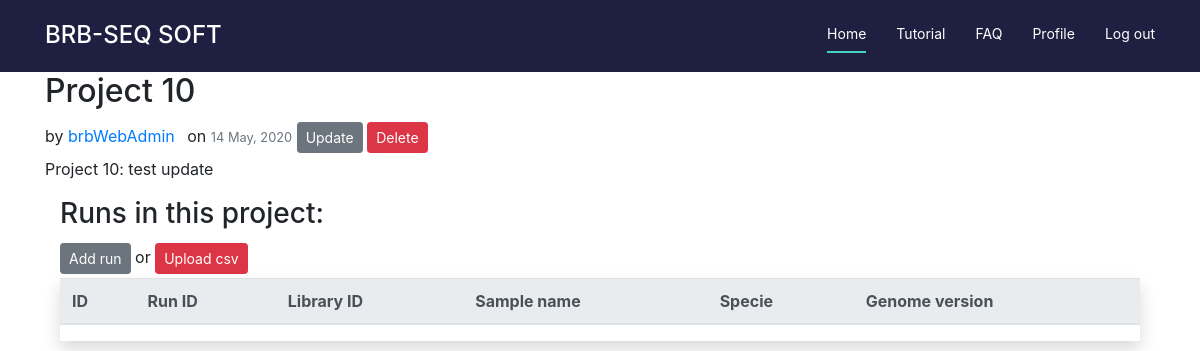
The page /userHome/project/16/ (signed in) on the database its author committed.
### userHome/models.py (models this page shows, shortened)
class Project(models.Model):
	author = models.ForeignKey(User, on_delete = models.CASCADE)
	name = models.CharField(max_length = 100)
	description = models.TextField()
	date_created = models.DateTimeField(auto_now_add = True)
	date_updated = models.DateTimeField(auto_now = True)

### userHome/views.py (the view)
# urls.py: path('project/<int:pk>/', ProjectDetailView.as_view(),
class ProjectDetailView(DetailView):
	model = Project

### userHome/templates/userHome/project_detail.html (shortened to what this page needs)
{% extends "userHome/base.html" %}
{% block content %}
	<article class="media content-section">
		<div class="media-body">
			<div class="article-metadata">
				{% if object.author  == user %}
					<div>
                        <h2 class="project-title">{{ object.name }}</h2> by <a class="mr-2" href="#">{{ object.author }}</a> on  <small class="text-muted">{{ object.date_created|date:"d F, Y"}}</small>
						<a class="btn btn-secondary btn-sm mt-1 mb-1" href="{% url 'project-update' object.id %}"> Update </a>
						<a class="btn btn-danger btn-sm mt-1 mb-1" href="{% url 'project-delete' object.id %}"> Delete </a>
					</div>
                    <p class="article-content">{{ object.description }}</p>
                    <div class="container">
                        <h3>Runs in this project: </h3> <a class="btn btn-secondary btn-sm mt-1 mb-1" href="{% url 'SeqLibrary-create' object.id %}"> Add run </a> or <a class="btn btn-danger btn-sm mt-1 mb-1" href="#"> Upload csv </a>
                        <div class="project-table table-responsive table-hover table-condensed shadow">
                            <table class="table">
                                <thead class="thead-light">
                                    <tr>
                                        <th>ID</th>
                                        <th>Run ID</th>
                                        <th>Library ID</th>
                                        <th>Sample name</th>
                                        <th>Specie</th>
                                        <th>Genome version</th>
                                    </tr>
                                </thead>
                            </table>
                        </div>
                    </div>
				{% endif %}
		    </div>
		</div>
	</article>
{% endblock content %}

### rows shown on the page
Project: name "Project 10", author "brbWebAdmin", date_created "14 May, 2020", description "Project 10: test update"
